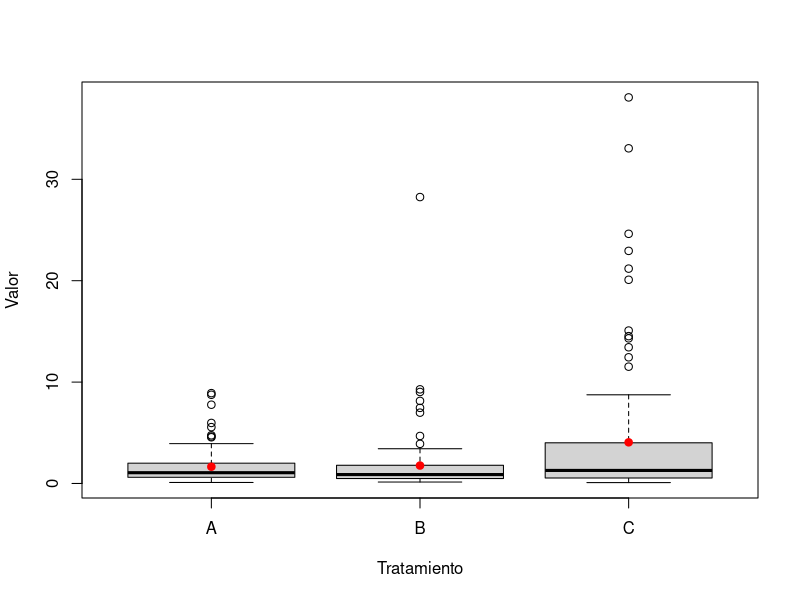
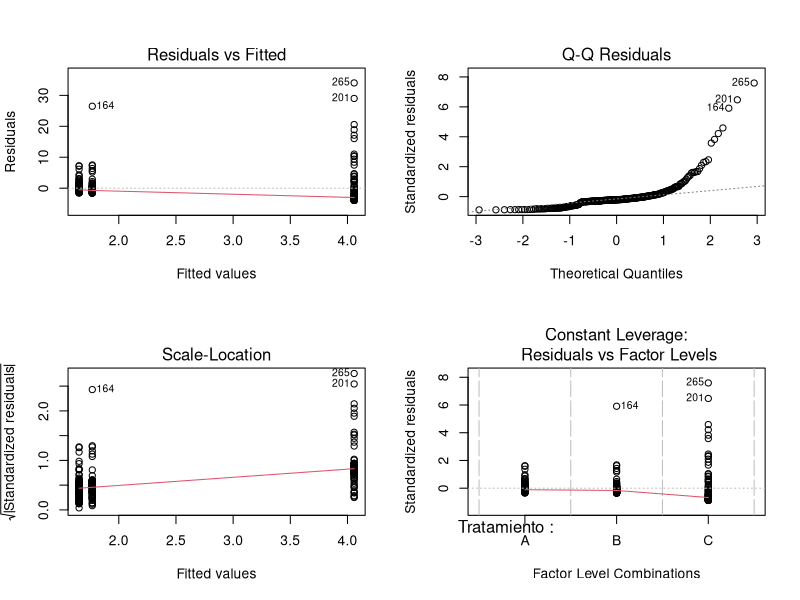

The R script that drew these images, in order:
## ---- chunk 1
knitr::opts_chunk$set(echo = TRUE)
## ---- chunk 2
set.seed(123)

y1 <- exp(rnorm(100, 0, 1))
y2 <- exp(rnorm(100, 0.1, 1))
y3 <- exp(rnorm(100, 0.2, 1.5))

trats <- rep(c("A", "B", "C"), each = 100)

base.datos <- data.frame(Valor = c(y1, y2, y3),
                         Tratamiento = trats)

## ---- chunk 3
boxplot(Valor ~ Tratamiento, base.datos)
points(c(1, 2, 3),
       c(mean(y1), mean(y2), mean(y3)),
       col = "red", pch = 20, cex = 1.5)
## ---- chunk 4
modelo.1 <- aov(Valor ~ Tratamiento, data = base.datos)
modelo.2 <- kruskal.test(Valor ~ Tratamiento, data = base.datos)
## ---- chunk 5
summary(modelo.1)
## ---- chunk 6
modelo.2
## ---- chunk 7
par(mfrow = c(2,2))
plot(modelo.1)
## ---- chunk 8
#Experimento mangles
spp <- c(1, 2, 3)
tamaño <- exp(c(rnorm(50, mean = 2, sd = 2), rnorm(50, mean = 2, sd = 1), rnorm(50, mean = 0, sd = 2)))

base.mangle <- data.frame(Especie = rep(spp, ech = 50),
                          Tamaño = tamaño)
write.csv(base.mangle, "Base-mangle.csv")
#
